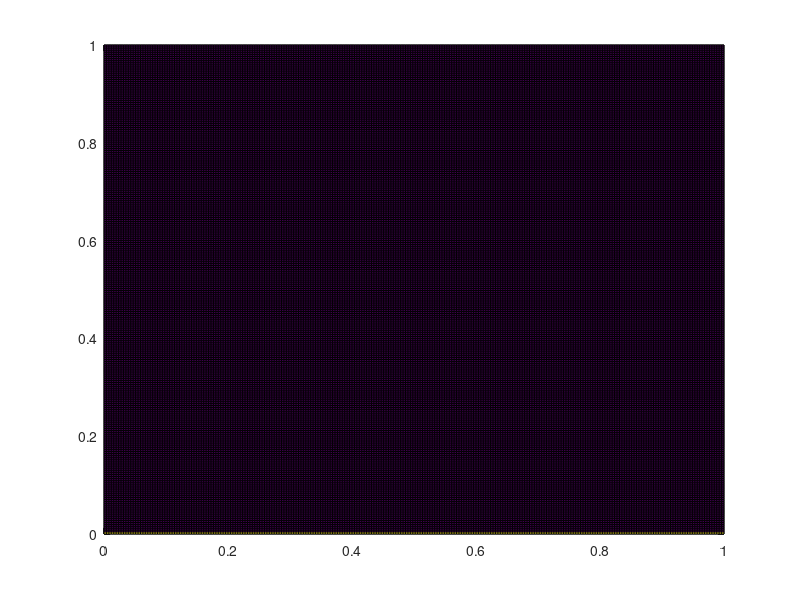

This chart was generated by the following MATLAB code: (Note: this script raises an error after producing the figure.)
% Simulation parameters
N = 2^8;
dx = 1/(N-1);
dt = 10^-2;
c = dx/dt;
u0 = 0.1;
T = 20;

% Initialze f, velocity and density
f = zeros(N,N,9);
rho = zeros(N,N);
u = zeros(N,N);
v = u;
feq = f;


x = linspace(0,1,N);
[xx,yy] = meshgrid(x,x);


tau = 1.5;  
nu = (2*tau-1)*dx^2/(6*dt);
Re = u0/nu; %u0=nu*Re;  

e = [0 0;1 0;0 1;-1 0;0 -1;1 1;-1 1;-1 -1;1 -1;];
w = [4/9,1/9,1/9,1/9,1/9,1/36,1/36,1/36,1/36];

% Initialize f
for i=1:N
    for j=1:N
         f(i,j,:)=w;
    end
end


rho=sum(f,3);
rho(1,:)=(1/(1-0.1))*(f(1,:,1)+f(1,:,2)+f(1,:,5)+2*(f(1,:,4)+f(1,:,7)+f(1,:,8)));

u=(c./rho).*(e(2,1).*f(:,:,2)+e(3,1)*f(:,:,3)+e(4,1)*f(:,:,4)+e(5,1)*f(:,:,5)+e(6,1)*f(:,:,6)+e(7,1)*f(:,:,7)+e(8,1)*f(:,:,8)+e(9,1)*f(:,:,9));
    
v=(c./rho).*(e(2,2).*f(:,:,2)+e(3,2)*f(:,:,3)+e(4,2)*f(:,:,4)+e(5,2)*f(:,:,5)+e(6,2)*f(:,:,6)+e(7,2)*f(:,:,7)+e(8,2)*f(:,:,8)+e(9,2)*f(:,:,9));

t = 0;
step = 0;

while t<T
    
    % Stream

    f(2:N,1:N,2)=f(1:N-1,1:N,2);
    
    f(1:N,2:N,3)=f(1:N,1:N-1,3);
    
    f(1:N-1,1:N,4)=f(2:N,1:N,4);
    
    f(1:N,1:N-1,5)=f(1:N,2:N,5);
    
    f(2:N,2:N,6)=f((1:N-1),(1:N-1),6);
    
    f(1:N-1,2:N,7)=f(2:N,1:N-1,7);
    
    f(1:N-1,1:N-1,8)=f(2:N,2:N,8);
    
    f(2:N,1:N-1,9)=f(1:N-1,2:N,9);
   
    % Calculate equilibrium distribution

    for i=1:9

        feq(:,:,i) = w(i)*rho.*(1+3*(e(i,1)*u+e(i,2)*v)/c+4.5*(e(i,1)*u+e(i,2)*v).^2/c^2-1.5*(u.^2+v.^2)/c^2);
    
    end
    
    % Adjust f for colission

    f=f-(1/tau)*(f-feq);
    
    %Reflective boundary conditions

    % bottom
    f(1,:,6)=f(1,:,8);
    f(1,:,2)=f(1,:,4);
    f(1,:,9)=f(1,:,7);

    % left
    f(N,:,5)=f(N,:,6);
    f(N,:,1)=f(N,:,3);
    f(N,:,8)=f(N,:,7);
    
    %right
    f(:,1,7)=f(:,1,9);
    f(:,1,3)=f(:,1,5);
    f(:,1,6)=f(:,1,8);
    
    % Calculate density
    rho=sum(f,3);
    
    rho(1,:)=(1/(1-u0))*(f(1,:,1)+f(1,:,2)+f(1,:,4)+2*(f(1,:,3)+f(1,:,6)+f(1,:,7)));

    f(1,:,5)=f(1,:,3)+(2/3)*rho(1,:)*u0;
    f(1,:,9)=f(1,:,7)-0.5*(f(1,:,2)-f(1,:,4))+0.5*rho(1,:)*u0;
    f(1,:,7)=f(1,:,6)+0.5*(f(1,:,2)-f(1,:,4))-0.5*rho(1,:)*u0;
    
    
     
    % Calculate velocity
    u=(c./rho).*(e(2,1).*f(:,:,2)+e(3,1)*f(:,:,3)+e(4,1)*f(:,:,4)+e(5,1)*f(:,:,5)+e(6,1)*f(:,:,6)+e(7,1)*f(:,:,7)+e(8,1)*f(:,:,8)+e(9,1)*f(:,:,9));
    
    v=(c./rho).*(e(2,2).*f(:,:,2)+e(3,2)*f(:,:,3)+e(4,2)*f(:,:,4)+e(5,2)*f(:,:,5)+e(6,2)*f(:,:,6)+e(7,2)*f(:,:,7)+e(8,2)*f(:,:,8)+e(9,2)*f(:,:,9));

    if mod(step, 200) == 0
        % Plot velocity
        pcolor(xx,yy, 0.5*(u.^2+v.^2))
        h = streamslice(xx,yy,u,v,1);
        set( h, 'Color', [1,1,1] ) % or set( h, 'Color', 'k' ) if you prefer

        xlabel("$x$",'Interpreter','latex')
        ylabel("$y$",'Interpreter','latex')
        xlim([0 1])
        ylim([0 1])
        %hold on
        
        shading interp
        colormap(hot)
        title("Re = "+ num2str(Re) +" | Time = " + num2str(t))
        
        colorbar
        %hold off
        exportgraphics(gcf,"Flow "+ num2str(Re) +".gif",'Append',true);

        drawnow
    end  
        t = t + dt;
        step = step + 1;
end
    
